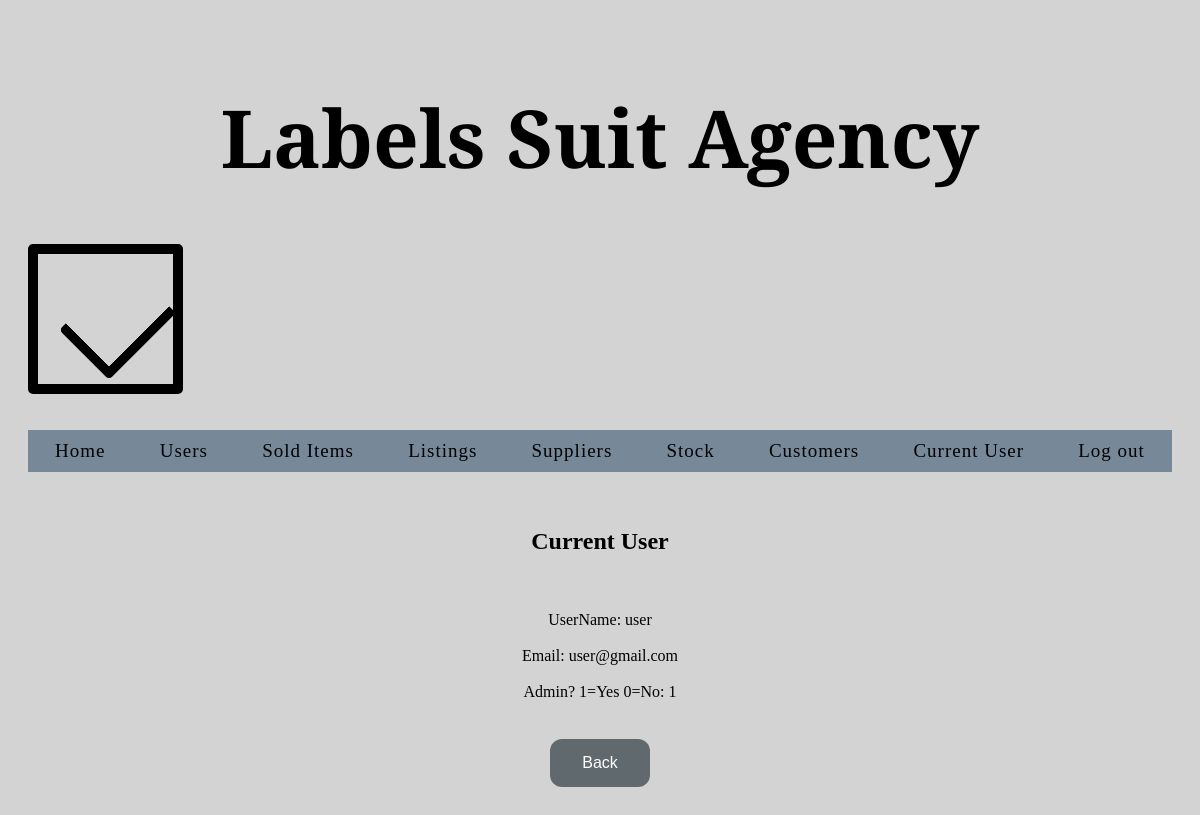
Screenshot of /currentuser (signed in) with the database file from the repository.
### app1.py (models this page shows, shortened)
class User(db.Model, UserMixin):
    __tablename__ = 'users'
    id = db.Column(db.Integer, primary_key=True)
    username = db.Column(db.String(10), unique=True, nullable=False)
    password = db.Column(db.String(10))
    email = db.Column(db.String(), unique=True, nullable=False)
    admin = db.Column(db.Integer, default=0)

### app1.py (the view)
@app.route('/currentuser', methods=['GET'])
@login_required
def currentuser():
        return render_template('currentuser.html')

### app1.py (called while the page is built)
@login_manager.user_loader
def get_user(id):
        return User.query.get(id)

### templates/currentuser.html (shortened to what this page needs)
{% import "bootstrap/wtf.html" as wtf %}
{% extends "base.html"%}
{% block body %}
<h2> Current User </h2>
<br></br>
<tbody>
    <tr>
        <th>UserName:</th>
        <th>{{ current_user.username }}</th>
    </tr>
    <br></br>
    <tr>
        <th>Email:</th>
        <th>{{ current_user.email }}</th>
    </tr>
    <br></br>
    <tr>
        <th>Admin? 1=Yes 0=No:</th>
        <th>{{ current_user.admin }}</th>
    </tr>
</tbody>
<br></br>
<div class="back">
    <a href="./loggedin"><button>Back</button></a>
</div>
{% endblock %}

### static/css/pictures52.css (style rules this page uses)
button { background-color: #606a6e; border: none; color: white; padding: 15px 32px; text-align: center; text-decoration: none; display: inline-block; font-size: 16px; border-radius: 12px; transition-duration: 0.4s; }
a { margin: 0; padding:0; text-decoration: none; color: black; font-size: 19px; letter-spacing: 1px; }
div { border-radius: 5px; background-color:transparent; padding: 20px; }
:root { --borderWidth: 10px; --height: 45px; --width: 21px; --borderColor: #000000; }
body { padding: 20px; text-align: center; background-color: lightgrey; }

### rows the page displays
User: username "user", email "user@gmail.com", admin "1"
